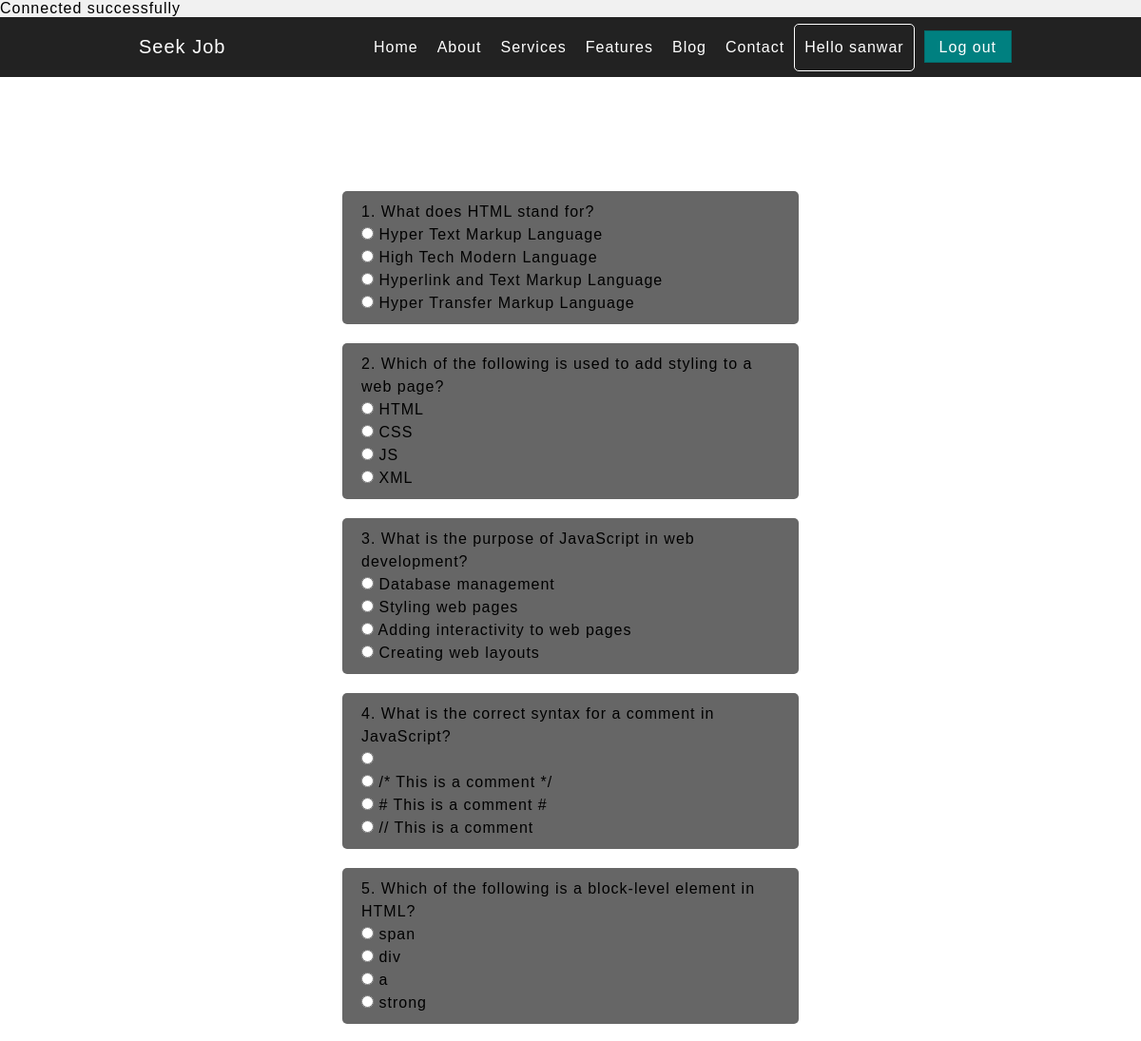
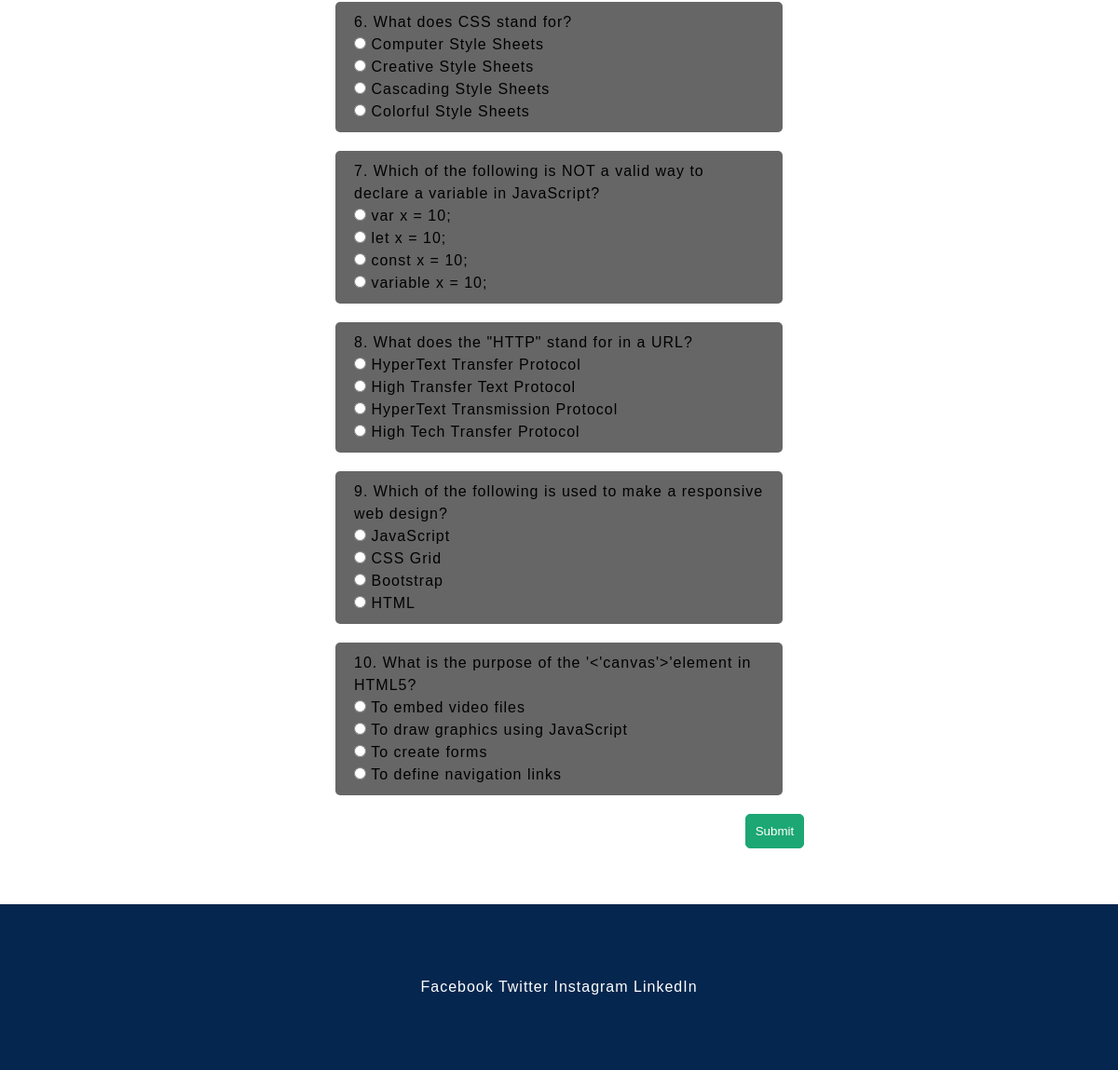
Screenshot of /quiz.php (signed in) with the database file from the repository (2 pictures, top to bottom).
### tables this page shows
CREATE TABLE `quiz_questions` (
  `id` int(11) NOT NULL,
  `question` text DEFAULT NULL,
  `option1` varchar(255) DEFAULT NULL,
  `option2` varchar(255) DEFAULT NULL,
  `option3` varchar(255) DEFAULT NULL,
  `option4` varchar(255) DEFAULT NULL,
  `correct_option` varchar(255) NOT NULL
);

### quiz.php (the view)
<?php
    include_once 'header.php';
?>
     <section class="header">
     <?php include_once 'navbar.php' ?>
    </section>
     <section class="pt-60 quiz" style="padding-bottom: 60px;">
    <div class="form-section w-80 pt-60">
        <form action="quiz_action.php" method="post">
            <?php
            if ($conn) {
                $sql = "SELECT * FROM quiz_questions";
                $result = $conn->query($sql);
                if ($result->num_rows > 0) {
                    $id = 1;
                    while ($row = $result->fetch_assoc()) {
                        $questionName = 'answer' . $id;
            ?>
                        <div class="form-group">
                            <label for="<?= $questionName ?>"><?= $id . '. ' . $row['question']; ?></label>
                            <div class="options">
                                <input type="radio" name="<?= $questionName ?>" id="<?= $questionName ?>-1" value="<?= $row['option1']; ?>">
                                <label for="<?= $questionName ?>-1"><?= $row['option1']; ?></label>
                            </div>
                            <div class="options">
                                <input type="radio" name="<?= $questionName ?>" id="<?= $questionName ?>-2" value="<?= $row['option2']; ?>">
                                <label for="<?= $questionName ?>-2"><?= $row['option2']; ?></label>
                            </div>
                            <div class="options">
                                <input type="radio" name="<?= $questionName ?>" id="<?= $questionName ?>-3" value="<?= $row['option3']; ?>">
                                <label for="<?= $questionName ?>-3"><?= $row['option3']; ?></label>
                            </div>
                            <div class="options">
                                <input type="radio" name="<?= $questionName ?>" id="<?= $questionName ?>-4" value="<?= $row['option4']; ?>">
                                <label for="<?= $questionName ?>-4"><?= $row['option4']; ?></label>
                            </div>
                        </div>
            <?php
                        $id++;
                    }
                }
            }
            ?>
            <input type="submit" class="salary-btn quiz-form-submit" value="Submit">
        </form>
    </div>
</section>
     <?php
         include_once 'footer.php'
     ?>
</body>
</html>

### assets/css/style.css (style rules this page uses)
* { box-sizing: border-box; padding: 0; margin: 0; }
body { font-family: sans-serif; background: #f1f1f1; letter-spacing: 1px; font-family: sans-serif; font-weight: 400; }
:root { --var-background : #016551; --var-secondary-background-color : #557685; --var-span-background-color : rgba(0, 152, 104,0.12); --var-text-color : #05264e; --var-secondary-text-color : #557685; --var-span-text-color : #1ca774; --var-button-color :#1ca774; --var-border-color : #d1d3d5; }
.pt-60 { padding-top: 60px; }
.w-80 { max-width: 80%; margin: 0 auto; }
input::placeholder { font-size: 16px; padding-left: 0px; }
.salary-btn { color: #fff; background-color: var(--var-button-color); border: 1px solid var(--var-button-color); padding: 10px; border-radius: 5px; }
.quiz { background-color: #fff; }
.quiz-form-submit { margin-left: 70.8%; }
.form-group { background-color: #666; width: 50%; margin: 0 auto; border-radius: 5px; line-height: 1.5; padding: 10px 20px; margin-bottom: 20px; }

### rows the page displays
quiz_questions: question "What does HTML stand for?", option1 "Hyper Text Markup Language", option2 "High Tech Modern Language", option3 "Hyperlink and Text Markup Language", option4 "Hyper Transfer Markup Language"
quiz_questions: question "Which of the following is used to add styling to a web page?", option1 "HTML", option2 "CSS", option3 "JS", option4 "XML"
quiz_questions: question "What is the purpose of JavaScript in web development?", option1 "Database management", option2 "Styling web pages", option3 "Adding interactivity to web pages", option4 "Creating web layouts"
quiz_questions: question "What is the correct syntax for a comment in JavaScript?", option2 "/* This is a comment */", option3 "# This is a comment #", option4 "// This is a comment"
quiz_questions: question "Which of the following is a block-level element in HTML?", option1 "span", option2 "div", option3 "a", option4 "strong"
quiz_questions: question "What does CSS stand for?", option1 "Computer Style Sheets", option2 "Creative Style Sheets", option3 "Cascading Style Sheets", option4 "Colorful Style Sheets"
quiz_questions: question "Which of the following is NOT a valid way to declare a variable in JavaScript?", option1 "var x = 10;", option2 "let x = 10;", option3 "const x = 10;", option4 "variable x = 10;"
quiz_questions: question "What does the \"HTTP\" stand for in a URL?", option1 "HyperText Transfer Protocol", option2 "High Transfer Text Protocol", option3 "HyperText Transmission Protocol", option4 "High Tech Transfer Protocol"
quiz_questions: question "Which of the following is used to make a responsive web design?", option1 "JavaScript", option2 "CSS Grid", option3 "Bootstrap", option4 "HTML"
quiz_questions: question "What is the purpose of the '<'canvas'>'element in HTML5?", option1 "To embed video files", option2 "To draw graphics using JavaScript", option3 "To create forms", option4 "To define navigation links"

### other values shown
$_SESSION['username'] "sanwar"
